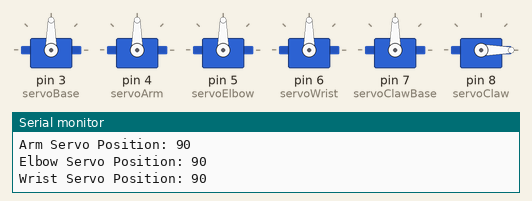
Simulated run of this sketch. Board: Arduino Uno, built with avr-gcc and run on an emulated ATmega328P. On the bench: 6 × servo, the last lines printed to the serial monitor.

Above: at 0.1 s.
At 4.2 s:
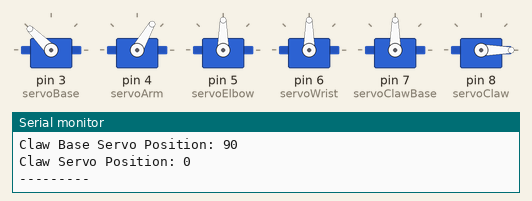
At 9.2 s:
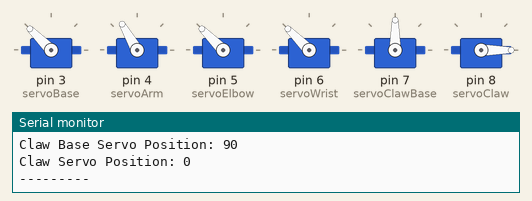
At 19.3 s:
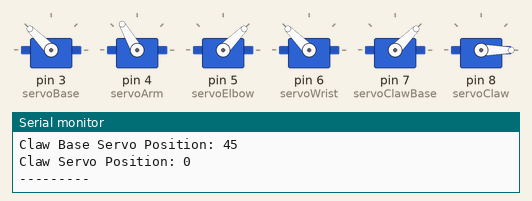
At 28.4 s:
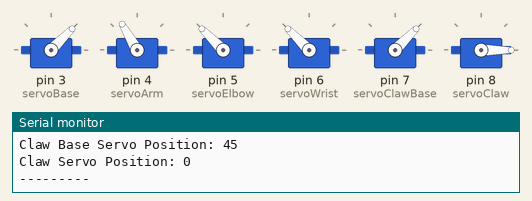
At 38.4 s:
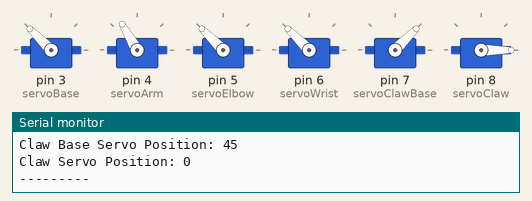
Timing chart, 0 to 39.9 s (numbered marks = the images above):
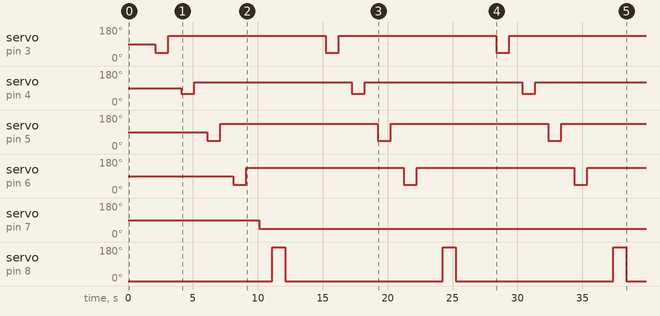

Measured:
- by itself, servo on pin 3 (servoBase), servo on pin 5 (servoElbow), servo on pin 6 (servoWrist): alternates 135° for 12.1 s and 45° for 1.0 s
- by itself, servo on pin 4 (servoArm): alternates 120° for 12.1 s and 60° for 1.0 s
- by itself, servo on pin 7 (servoClawBase): 90° → 45° at 10.1 s
- by itself, servo on pin 8 (servoClaw): alternates 180° for 1.0 s and 0° for 12.1 s

The sketch:

project.ino
```cpp
#include <Arduino.h>
#include <Servo.h>

Servo servoBase;
Servo servoArm;
Servo servoElbow;
Servo servoWrist;
Servo servoClawBase;
Servo servoClaw;

void setup() {
  Serial.begin(9600);

  servoBase.attach(3);
  servoArm.attach(4);
  servoElbow.attach(5);
  servoWrist.attach(6);
  servoClawBase.attach(7);
  servoClaw.attach(8);

  // Initial Positions
  servoBase.write(90);  // 90° (neutral position)
  servoArm.write(90);
  servoElbow.write(90);
  servoWrist.write(90);
  servoClawBase.write(90);
  servoClaw.write(0);  // Claws closed
}

void loop() {
  int servoBaseReading = servoBase.read();
  int servoArmReading = servoArm.read();
  int servoElbowReading = servoElbow.read();
  int servoWristReading = servoWrist.read();
  int servoClawBaseReading = servoClawBase.read();
  int servoClawReading = servoClaw.read();

  Serial.println("---------");
  Serial.print("Base Servo Position: ");
  Serial.println(servoBaseReading);
  Serial.print("Arm Servo Position: ");
  Serial.println(servoArmReading);
  Serial.print("Elbow Servo Position: ");
  Serial.println(servoElbowReading);
  Serial.print("Wrist Servo Position: ");
  Serial.println(servoWristReading);
  Serial.print("Claw Base Servo Position: ");
  Serial.println(servoClawBaseReading);
  Serial.print("Claw Servo Position: ");
  Serial.println(servoClawReading);
  Serial.println("---------");

  delay(2000);  // wait for 2 seconds before next movement

  // Base movement
  servoBase.write(45);  // rotate the base to left
  delay(1000);
  servoBase.write(135);  // rotate the base to right
  delay(1000);

  // Arm movement
  servoArm.write(60);  // the arm extends
  delay(1000);
  servoArm.write(120);  // the arm contracts
  delay(1000);

  // Elbow movement
  servoElbow.write(45);  // elbow extends
  delay(1000);
  servoElbow.write(135);  // elbow contracts
  delay(1000);

  // Wrist Movement
  servoWrist.write(45);  // wrist contracts
  delay(1000);
  servoWrist.write(135);  // wrist extends
  delay(1000);

  // Claw Base movement
  servoClawBase.write(45);  // rotate the claw
  delay(1000);

  // Claw Movement
  servoClaw.write(180);  // open the claw
  delay(1000);
  servoClaw.write(0);  // close the claw
  delay(1000);
}
```
